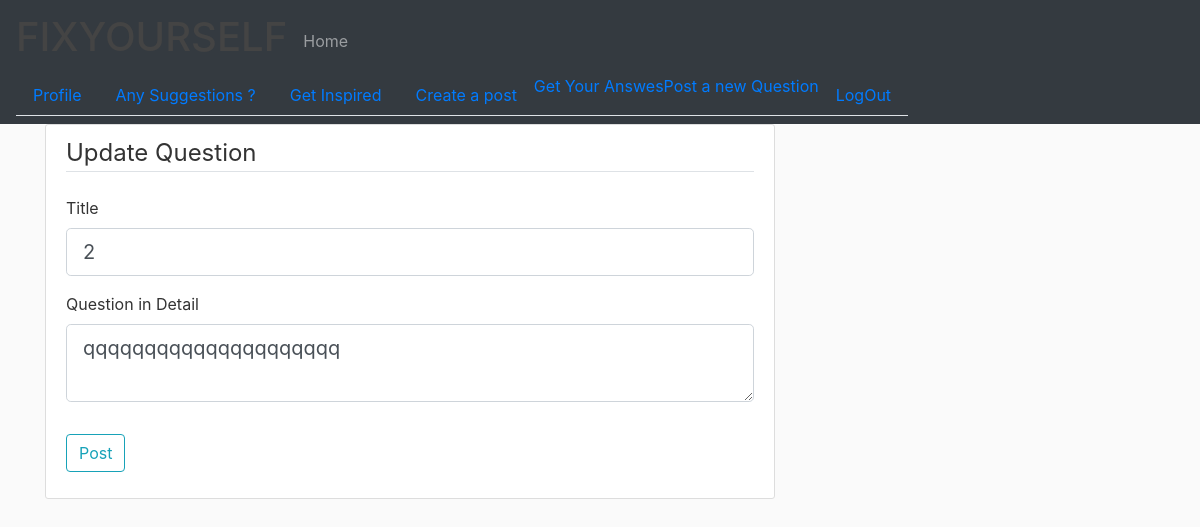
/question/1/update (signed in), run on an earlier commit of the app's database.
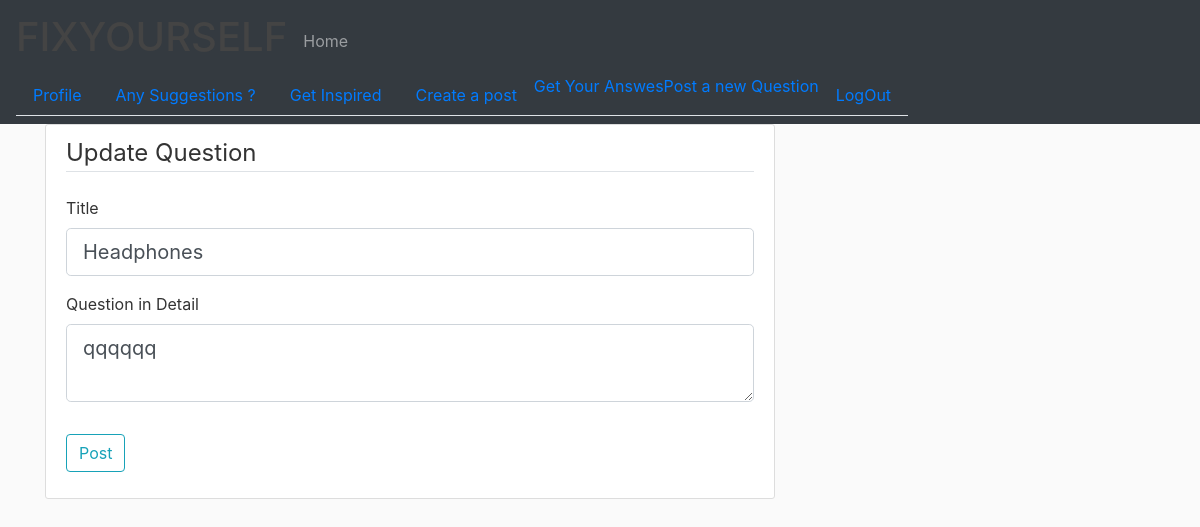
And on a later commit of the database.
### website/models.py (models this page shows, shortened)
class Question(db.Model):
    __searchable__ = ['title', 'content']
    id = db.Column(db.Integer, primary_key=True)
    title = db.Column(db.String(256), nullable=False)
    date_posted = db.Column(db.DateTime, nullable=False, default=datetime.utcnow)
    content = db.Column(db.Text, nullable=False)
    user_id = db.Column(db.Integer, db.ForeignKey('user.id'), nullable=False)
    answers = db.relationship('Answer', backref='answer', lazy=True)

### website/routes.py (the view)
@app.route("/question/<int:question_id>/update", methods=['GET', 'POST'])
@login_required
def update_question(question_id):
    question = Question.query.get_or_404(question_id)
    if question.author != current_user:
        abort(403)
    form = QuestionForm()
    if form.validate_on_submit():
        question.title = form.title.data
        question.content = form.content.data
        db.session.commit()
        flash("Your question has been updated!!", 'success')
        return redirect(url_for('question', question_id=question.id))
    if request.method == "GET":
        form.title.data = question.title
        form.content.data = question.content
    return render_template('create_question.html', title='Update Question', form=form, legend="Update Question")

### website/forms.py
class QuestionForm(FlaskForm):
    title = StringField('Title', validators=[DataRequired()])
    content = TextAreaField('Question in Detail', validators=[DataRequired()])
    submit = SubmitField('Post')

### website/models.py (called while the page is built)
@login_manager.user_loader
def load_user(user_id):
    return User.query.get(int(user_id))

### website/templates/create_question.html (shortened to what this page needs)
{% extends 'layout.html' %}
{% block content %}
    <div class="content-section">
        <form method="POST" action="" enctype="multipart/form-data">
            <fieldset class="form-group">
                <legend class="border-bottom mb-4">{{ legend }}</legend>
                <div class="form-group">
                    {{form.title.label(class="form-control-label")}}
                    {% if form.title.errors %}
                        {{form.title(class="form-control form-control-lg is-invalid")}}
                        <div class="invalid-feedback">
                            {% for error in form.title.errors %}
                                <span>{{error}}</span>
                            {% endfor %}
                        </div>
                    {% else %}
                        {{form.title(class="form-control form-control-lg")}}
                    {% endif %}
                </div>
                <div class="form-group">
                    {{form.content.label(class="form-control-label")}}
                    {% if form.content.errors %}
                        {{form.content(class="form-control form-control-lg is-invalid")}}
                        <div class="invalid-feedback">
                            {% for error in form.content.errors %}
                                <span>{{error}}</span>
                            {% endfor %}
                        </div>
                    {% else %}
                        {{form.content(class="form-control form-control-lg")}}
                    {% endif %}
                </div>
            </fieldset>
            <div class="form-group">
                {{form.submit(class="btn btn-outline-info")}}
            </div>
        </form>
    </div>
{% endblock content %}

What changed in the data, as far as the page shows it:
changed Question: title "2" → "Headphones"; content "qqqqqqqqqqqqqqqqqqqqq" → "qqqqqq"
